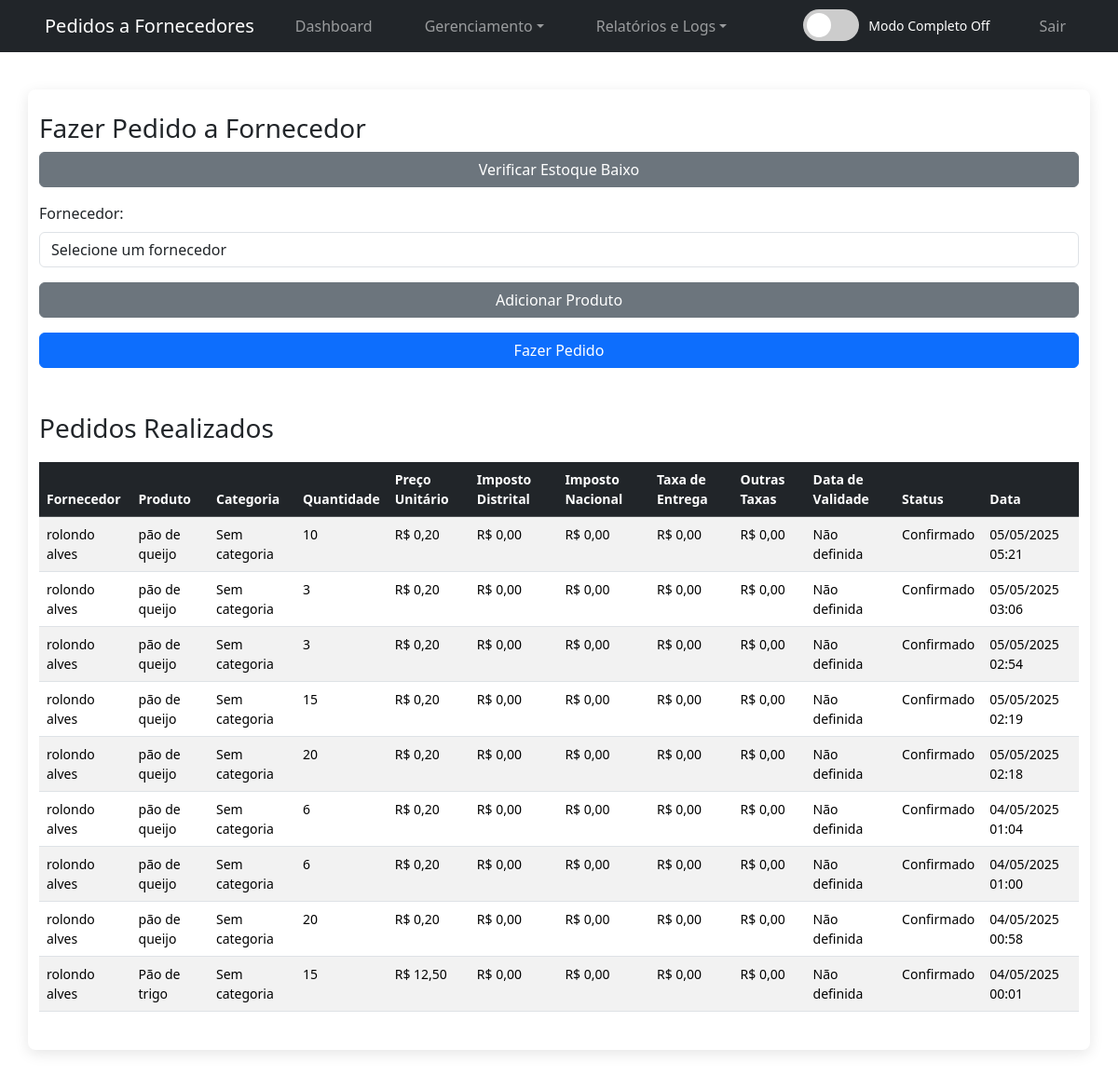
Page /pedidos_fornecedores.php (signed in) on the earlier database version.
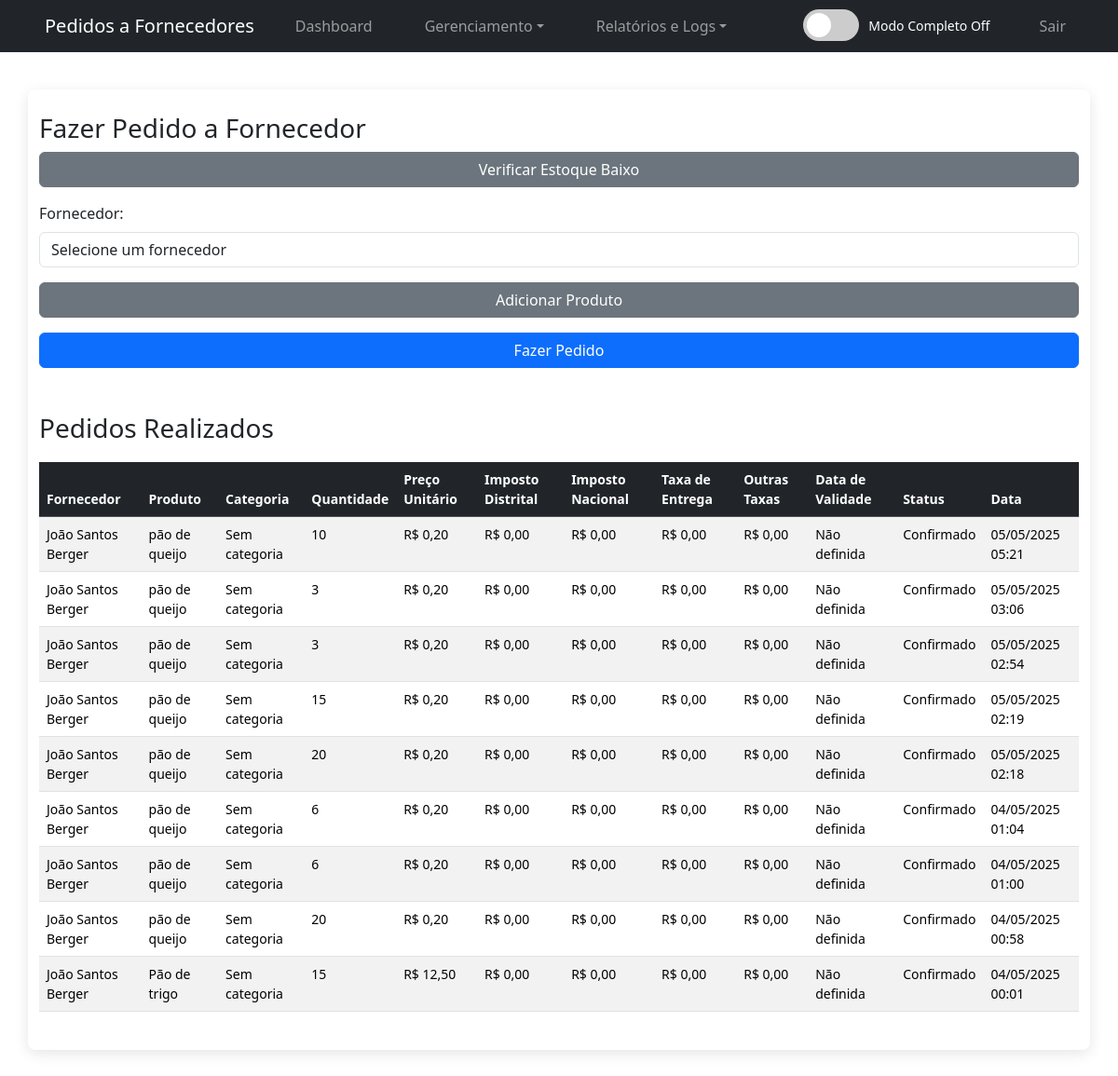
Same page on the later database version.
### tables this page shows
CREATE TABLE `pedidos_fornecedores` (
  `id` int(11) NOT NULL AUTO_INCREMENT,
  `fornecedor_id` int(11) NOT NULL,
  `nome_produto` varchar(100) NOT NULL,
  `quantidade` int(11) NOT NULL,
  `preco_unitario` decimal(10,2) NOT NULL,
  `imposto_distrital` decimal(10,2) DEFAULT 0.00,
  `imposto_nacional` decimal(10,2) DEFAULT 0.00,
  `taxa_entrega` decimal(10,2) DEFAULT 0.00,
  `outras_taxas` decimal(10,2) DEFAULT 0.00,
  `status` enum('pendente','confirmado','negado') DEFAULT 'pendente',
  `criado_em` timestamp NOT NULL DEFAULT current_timestamp(),
  `data_validade` date DEFAULT NULL,
  `categoria_id` int(11) DEFAULT NULL,
  PRIMARY KEY (`id`),
  KEY `fornecedor_id` (`fornecedor_id`),
  KEY `fk_pedidos_categoria` (`categoria_id`),
  CONSTRAINT `fk_pedidos_categoria` FOREIGN KEY (`categoria_id`) REFERENCES `categorias` (`id`) ON DELETE SET NULL,
  CONSTRAINT `pedidos_fornecedores_ibfk_1` FOREIGN KEY (`fornecedor_id`) REFERENCES `fornecedores` (`id`)
);

CREATE TABLE `fornecedores` (
  `id` int(11) NOT NULL AUTO_INCREMENT,
  `nome` varchar(100) NOT NULL,
  `endereco` text DEFAULT NULL,
  `telefone` varchar(20) NOT NULL,
  `cnpj` varchar(18) DEFAULT NULL,
  `cpf` varchar(14) DEFAULT NULL,
  `email` varchar(100) DEFAULT NULL,
  `descrição` text DEFAULT NULL,
  `comentarios` text DEFAULT NULL,
  PRIMARY KEY (`id`)
);

### pedidos_fornecedores.php (the view, shortened to what this page needs)
<?php
require_once 'conexao.php';
$sql_pedidos = "SELECT pf.*, f.nome AS nome_fornecedor, c.nome AS categoria_nome
                FROM pedidos_fornecedores pf
                JOIN fornecedores f ON pf.fornecedor_id = f.id
                LEFT JOIN categorias c ON pf.categoria_id = c.id
                ORDER BY pf.criado_em DESC";
$resultado_pedidos = $conexao->query($sql_pedidos);
$pedidos = [];
while ($row = $resultado_pedidos->fetch_assoc()) {
    $pedidos[] = $row;
}
?>
<!DOCTYPE html>
<html lang="pt-BR">
<head>
    <link rel="stylesheet" href="style.css">
    <link href="https://cdn.jsdelivr.net/npm/bootstrap@5.3.3/dist/css/bootstrap.min.css" rel="stylesheet">
</head>
<body>
    <?php include 'navbar.php'; ?>
    <div class="container">
        <h3>Fazer Pedido a Fornecedor</h3>
        <form method="POST" action="pedidos_fornecedores.php" class="mb-3">
            <button type="submit" name="verificar_estoque" class="btn btn-secondary">Verificar Estoque Baixo</button>
        </form>
        <form method="POST" action="pedidos_fornecedores.php">
            <div class="mb-3">
                <label for="fornecedor_id" class="form-label">Fornecedor:</label>
                <select name="fornecedor_id" class="form-control" required>
                    <option value="">Selecione um fornecedor</option>
                </select>
            </div>
            <button type="button" id="addProduto" class="btn btn-secondary mb-3">Adicionar Produto</button>
            <button type="submit" name="fazer_pedido" class="btn btn-primary">Fazer Pedido</button>
        </form>
        <h3 class="mt-5">Pedidos Realizados</h3>
        <?php if (empty($pedidos)): ?>
            <p>Nenhum pedido realizado.</p>
        <?php else: ?>
            <table class="table table-striped table-hover">
                <thead class="table-dark">
                    <tr>
                        <th>Fornecedor</th>
                        <th>Produto</th>
                        <th>Categoria</th>
                        <th>Quantidade</th>
                        <th>Preço Unitário</th>
                        <th>Imposto Distrital</th>
                        <th>Imposto Nacional</th>
                        <th>Taxa de Entrega</th>
                        <th>Outras Taxas</th>
                        <th>Data de Validade</th>
                        <th>Status</th>
                        <th>Data</th>
                    </tr>
                </thead>
                <tbody>
                    <?php foreach ($pedidos as $pedido): ?>
                        <tr>
                            <td><?php echo htmlspecialchars($pedido['nome_fornecedor']); ?></td>
                            <td><?php echo htmlspecialchars($pedido['nome_produto']); ?></td>
                            <td><?php echo htmlspecialchars($pedido['categoria_nome'] ?? 'Sem categoria'); ?></td>
                            <td><?php echo $pedido['quantidade']; ?></td>
                            <td>R$ <?php echo number_format($pedido['preco_unitario'], 2, ',', '.'); ?></td>
                            <td>R$ <?php echo number_format($pedido['imposto_distrital'], 2, ',', '.'); ?></td>
                            <td>R$ <?php echo number_format($pedido['imposto_nacional'], 2, ',', '.'); ?></td>
                            <td>R$ <?php echo number_format($pedido['taxa_entrega'], 2, ',', '.'); ?></td>
                            <td>R$ <?php echo number_format($pedido['outras_taxas'], 2, ',', '.'); ?></td>
                            <td><?php echo $pedido['data_validade'] ? date('d/m/Y', strtotime($pedido['data_validade'])) : 'Não definida'; ?></td>
                            <td>
                                <?php
                                if ($pedido['status'] === 'pendente') {
                                    echo 'Pendente';
                                } elseif ($pedido['status'] === 'confirmado') {
                                    echo 'Confirmado';
                                } elseif ($pedido['status'] === 'negado') {
                                    echo 'Negado';
                                }
                                ?>
                            </td>
                            <td><?php echo date('d/m/Y H:i', strtotime($pedido['criado_em'])); ?></td>
                        </tr>
                    <?php endforeach; ?>
                </tbody>
            </table>
        <?php endif; ?>
    </div>
</body>
</html>

Differences in the rows shown:
changed through a linked row, pedidos_fornecedores (number 1 of 9 on the later page): fornecedor.nome "rolondo alves" → "João Santos Berger"
changed through a linked row, pedidos_fornecedores (number 2 of 9 on the later page): fornecedor.nome "rolondo alves" → "João Santos Berger"
changed through a linked row, pedidos_fornecedores (number 3 of 9 on the later page): fornecedor.nome "rolondo alves" → "João Santos Berger"
changed through a linked row, pedidos_fornecedores (number 4 of 9 on the later page): fornecedor.nome "rolondo alves" → "João Santos Berger"
changed through a linked row, pedidos_fornecedores (number 5 of 9 on the later page): fornecedor.nome "rolondo alves" → "João Santos Berger"
changed through a linked row, pedidos_fornecedores (number 6 of 9 on the later page): fornecedor.nome "rolondo alves" → "João Santos Berger"
changed through a linked row, pedidos_fornecedores (number 7 of 9 on the later page): fornecedor.nome "rolondo alves" → "João Santos Berger"
changed through a linked row, pedidos_fornecedores (number 8 of 9 on the later page): fornecedor.nome "rolondo alves" → "João Santos Berger"
changed through a linked row, pedidos_fornecedores "Pão de trigo": fornecedor.nome "rolondo alves" → "João Santos Berger"
